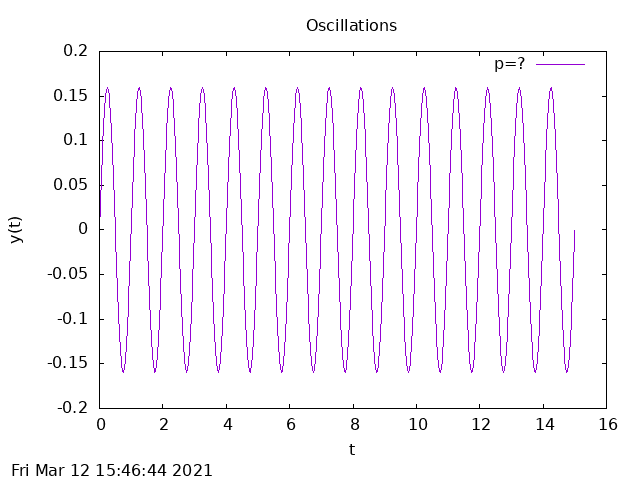

Source code (gnuplot):
# plot file for diffeq_oscillations
set timestamp

set title 'Oscillations'

# simple plot versus time
pi = 3.141592653589793
k = (2.*pi)**2
m = 1
omega = sqrt(k/m)
set xlabel 't'
set ylabel 'y(t)'
plot "diffeq_oscillations.dat" using ($1):($2) title 'p=?' with lines 
#plot "diffeq_oscillations.dat" using ($1):($2) title 'p=?' with lines # , \
#  (1/omega)*sin(omega*x)
